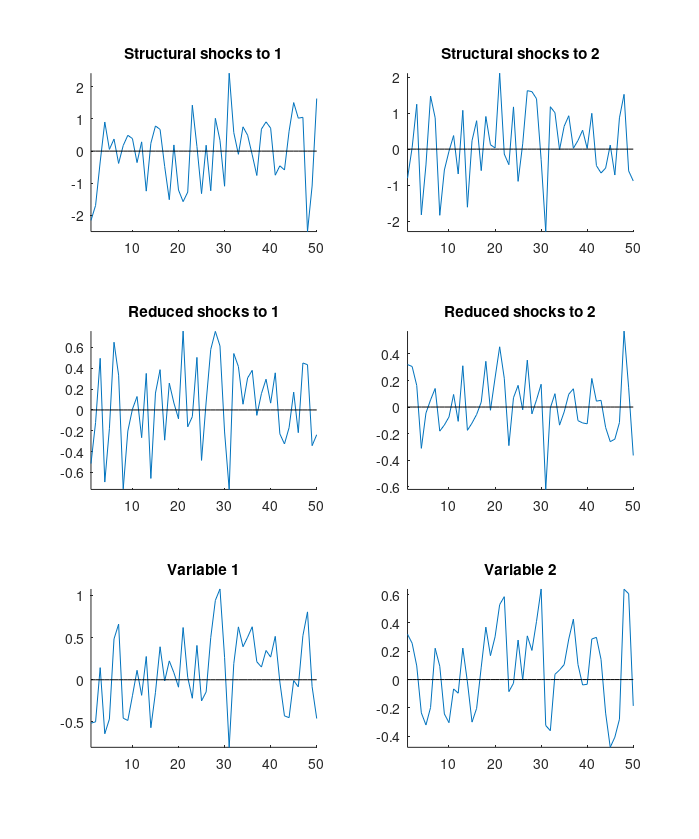

Source code (MATLAB): (Note: this script raises an error after producing the figure.)
%% Example 1
clc
clear
close all

% Parameter matrics
A = [1, -5.12; 2.19, 1];
A_minus = [-1.01, -2.02; 1.52, -0.3];
B = A^(-1);
B_minus = B * A_minus;

% stationary check
[V, C] = eig(B_minus);
eigenvalues = max(C);
dominant_root = max(max(abs(C)));
assert(abs(dominant_root) < 1)

% pseudo data
T = 50; % periods
k = 2; % # of variables
randn('seed', 0)
S = mvnrnd(zeros(k,1),eye(k),T)'; % structural shocks with 0 mean and 1 sigma
R = B * S; % reduced form shocks

Y = zeros(k,T); % initial value
Y(:,1) = R(:,1);
for t = 2:T
    Y(:,t) = B_minus * Y(:,t-1) + R(:,t);
end

figure(1)
    subplot(3,2,1)
plot(S(1,:)), hold on
plot(zeros(T,1),'k')
title('Structural shocks to 1'), axis([1 T -Inf Inf]), set (gca, 'box','off')

    subplot(3,2,2)
plot(S(2,:)), hold on
plot(zeros(T,1),'k')
title('Structural shocks to 2'), axis([1 T -Inf Inf]), set (gca, 'box','off')

    subplot(3,2,3)
plot(R(1,:)), hold on
plot(zeros(T,1),'k')
title('Reduced shocks to 1'), axis([1 T -Inf Inf]), set (gca, 'box','off')

    subplot(3,2,4)
plot(R(2,:)), hold on
plot(zeros(T,1),'k')
title('Reduced shocks to 2'), axis([1 T -Inf Inf]), set (gca, 'box','off')

    subplot(3,2,5)
plot(Y(1,:)), hold on
plot(zeros(T,1),'k')
title('Variable 1'), axis([1 T -Inf Inf]), set (gca, 'box','off')

    subplot(3,2,6)
plot(Y(2,:)), hold on
plot(zeros(T,1),'k')
title('Variable 2'), axis([1 T -Inf Inf]), set (gca, 'box','off')

set(gcf,'PaperPositionMode','auto');
set(gcf,'Position',[0 0 1000*.7 1200*.7])

% Shock correlation check
% within period
corr(S');
corr(R');

% across periods
corr([S(1,2:T)', S(1,1:T-1)']);
corr([S(1,3:T)', S(1,1:T-2)']);

corr([S(2,2:T)', S(2,1:T-1)']);
corr([S(2,3:T)', S(2,1:T-2)']);

corr([R(1,2:T)', R(1,1:T-1)']);
corr([R(1,3:T)', R(1,1:T-2)']);

corr([R(2,2:T)', R(2,1:T-1)']);
corr([R(2,3:T)', R(2,1:T-2)']);

% OLS
% regressor
X = Y(:,1:T-1)';
y = Y(:,2:T)';

B_minus_hat = (X'*X)^(-1)*X'*y;

% rediced form
display(B_minus_hat');
display(B_minus);

% Structural
y = Y(1,2:T)';
X = [Y(2,2:T)', Y(1,1:T-1)', Y(2,1:T-1)'];
step1 = (X'*X)^(-1)*X'*y;
y = Y(2,2:T)';
X = [Y(1,2:T)', Y(1,1:T-1)', Y(2,1:T-1)'];
step2 = (X'*X)^(-1)*X'*y;

A_hat = [1, -step1(1); step2(1), 1]
A
A_minus_hat = [step1(2:3)'; step2(2:3)']
A_minus

%% Forecasting

T = 100;
k = 2;

randn('seed', 0)
S = mvnrnd(zeros(k,1),eye(k),T)'; % structural shocks with 0 mean and 1 sigma
R = B * S; % reduced form shocks

A_minus = [-1.01, -2.02; 1.52, -0.3];
B = A^(-1);
B_minus = B * A_minus;
% original value
Y = zeros(k,T); % initial value
Y(:,1) = R(:,1);
for t = 2:T
    Y(:,t) = B_minus * Y(:,t-1) + R(:,t);
end

% OLS
X = Y(:,1:T-1)';
y = Y(:,2:T)';
B_minus_hat = (X'*X)^(-1)*X'*y;

T_predict = 10;
% Forecasting
Y_pre_estimatedpara = ones(k,T_predict);
Y_pre_truepara = ones(k,T_predict);

Y_pre_estimatedpara(:,1) = B_minus_hat * Y(:,T);
Y_pre_truepara(:,1) = B_minus * Y(:,T);

for t = 2:T_predict
    Y_pre_estimatedpara(:,t) = B_minus_hat * Y_pre_estimatedpara(:,t-1);
    Y_pre_truepara(:,t) = B_minus * Y_pre_truepara(:,t-1);
end

%realization
randn('seed',0)
S_future = mvnrnd(zeros(k,1),eye(k),T_predict);
R_future = B * S_future;

Y_future = zeros(k,T_predict);
Y_future(:,1) = B_minus * Y(:,T) + R_future(:,1);
for t = 2:T_predict
    Y_future(:,t) = B_minus * Y_future(:,t-1) + R_future(:,t);
end

% Ploting
% first 100 periods
figure(1)
    subplot(4,1,1)
plot(Y(1,:)), hold on
plot(zeros(T,1),'k')
title('Variable 1'), axis([1 T -Inf Inf]), set (gca, 'box','off')

    subplot(4,1,2)
plot(Y(2,:)), hold on
plot(zeros(T,1),'k')
title('Variable 2'), axis([1 T -Inf Inf]), set (gca, 'box','off')

